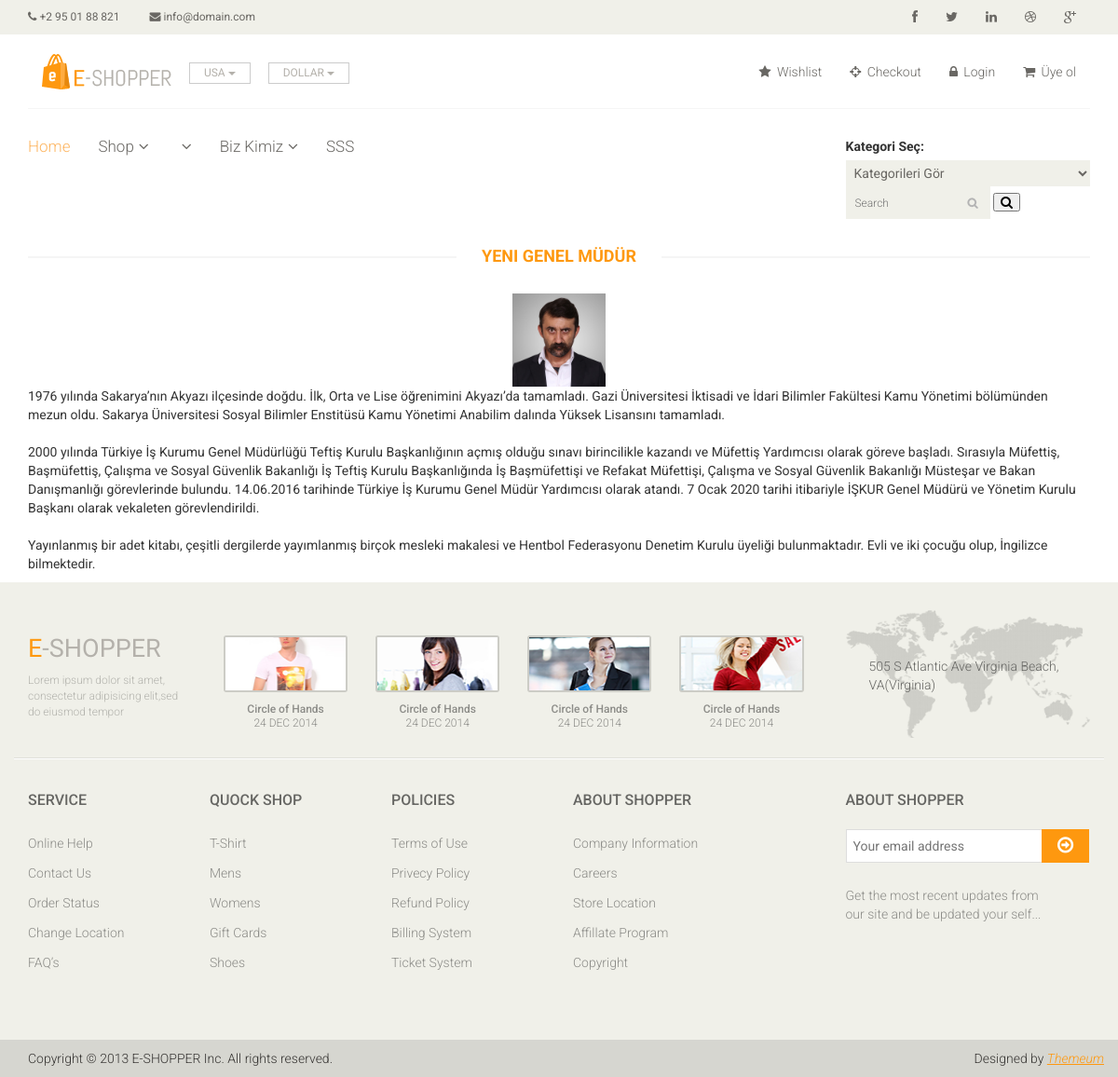
The page /content/1/cumali-kocovali/ on the database its author committed.
### content/models.py (models this page shows, shortened)
class Content(models.Model):
    menu = models.OneToOneField(Menu,null=True,blank=True,on_delete=models.CASCADE)
    type = models.CharField(max_length=10, choices=TYPE)
    title = models.CharField(max_length=150,blank=True)
    keywords = models.CharField(max_length=100,blank=True)
    description = models.CharField(max_length=100, blank=True)
    image = models.ImageField(upload_to='images/',null=True, blank=True)
    detail = RichTextUploadingField()
    slug = models.SlugField(null=False,unique=True)
    status = models.CharField(max_length=10, choices=STATUS)
    create_at = models.DateTimeField(auto_now_add=True)
    update_at = models.DateTimeField(auto_now=True)
    def image_tag(self):
        return mark_safe('<img src="{}" height="50" />'.format(self.image.url))
    image_tag.short_description = 'Image'

### home/views.py (the view)
# urls.py: path('content/<int:id>/<slug:slug>/',views.contentdetail, name='contentdetail'),
def contentdetail(request,id,slug):
    category = Category.objects.all()
    menu = Menu.objects.all()
    try:
        content = Content.objects.get(pk=id)
        images = CImages.objects.filter(content_id=id)
        context ={
            'content':content,
            'category':category,
            'menu':menu,
            'images':images
        }
        return render(request,'content_detail.html',context)
    except:
        messages.warning(request,"Hata ! İlgili içerik yok")
        link = "/error"
        return HttpResponseRedirect(link)

### home/templates/content_detail.html (shortened to what this page needs)
{% extends "homebase.html" %}
{% block content %}
    <div id="contact-page" class="container">
    	<div class="bg">
	    	<div class="row">
	    		<div class="col-sm-12">
					<h2 class="title text-center">{{content.title}}</h2>
				</div>
            </div><center><img src="{{ content.image.url }}" style="width: 100px;height: 100px"></center>
	    					 {{ content.detail|safe }}
    	</div>
    </div>
 {% endblock %}

### home/static/css/main.css (style rules this page uses)
body { font-family: 'Roboto', sans-serif; position: relative; font-weight: 400px; }
h1, h2, h3, h4, h5, h6 { font-family: 'Roboto', sans-serif; }
.left-sidebar h2:after, h2.title:after { content: " "; position: absolute; border: 1px solid #f5f5f5; bottom: 8px; left: 0; width: 100%; height: 0; z-index: -2; }
h2.title:before { content: " "; position: absolute; background: #fff; bottom: -6px; width: 220px; height: 30px; z-index: -1; left: 50%; margin-left: -110px; }
h2.title { color: #FE980F; font-family: 'Roboto', sans-serif; font-size: 18px; font-weight: 700; margin: 0 15px; text-transform: uppercase; margin-bottom: 30px; position: relative; }
.bg h2.title { margin-right: 0; margin-left: 0; margin-top: 0; }

### rows shown on the page
Content: title "YENI GENEL MÜDÜR", image (picture), detail "1976 yılında Sakarya’nın Akyazı ilçesinde doğdu. İlk, Orta ve Lise öğrenimini Akyazı’da tamamladı. Gazi Üniversitesi İktisadi ve İdari Bilimler Fakültesi Kamu Yönetimi bölümünden mezun oldu. Sakarya Üniversitesi Sosyal Bilimler Enstitüsü Kamu Yönetimi Anabilim dalında Yüksek Lisansını tamamladı. 2000 yılında Türkiye İş Kurumu Genel Müdürlüğü Teftiş Kurulu Başkanlığının açmış olduğu sınavı birincilikle kazandı ve Müfettiş Yardımcısı olarak göreve başladı. Sırasıyla Müfettiş, Başmüfettiş, Çalışma ve Sosyal Güvenlik Bakanlığı İş Teftiş Kurulu Başkanlığında İş Başmüfettişi ve Refakat Müfettişi, Çalışma ve Sosyal Güvenlik Bakanlığı Müsteşar ve Bakan Danışmanlığı görevlerinde bulundu. 14.06.2016…"
